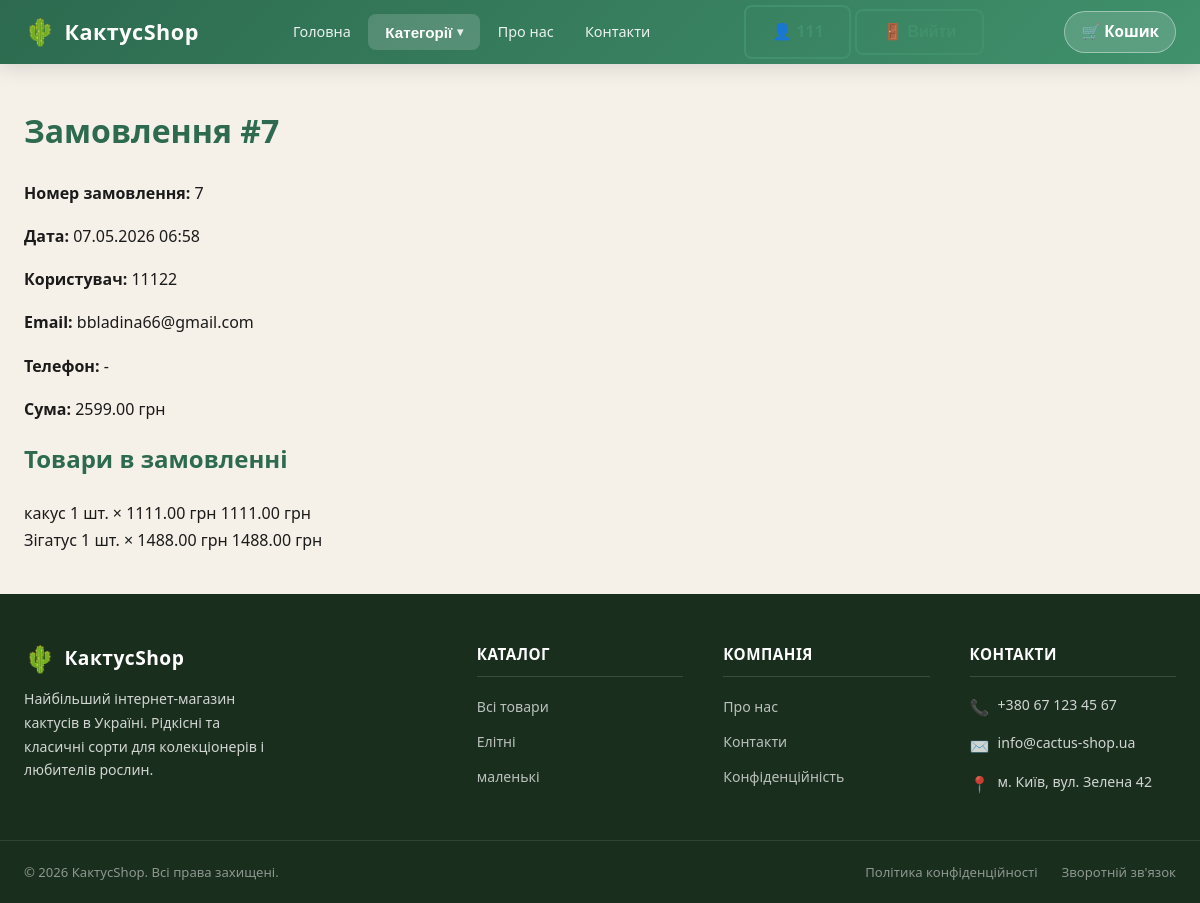
Before: /staff/orders/7/ (signed in) with the older database file.
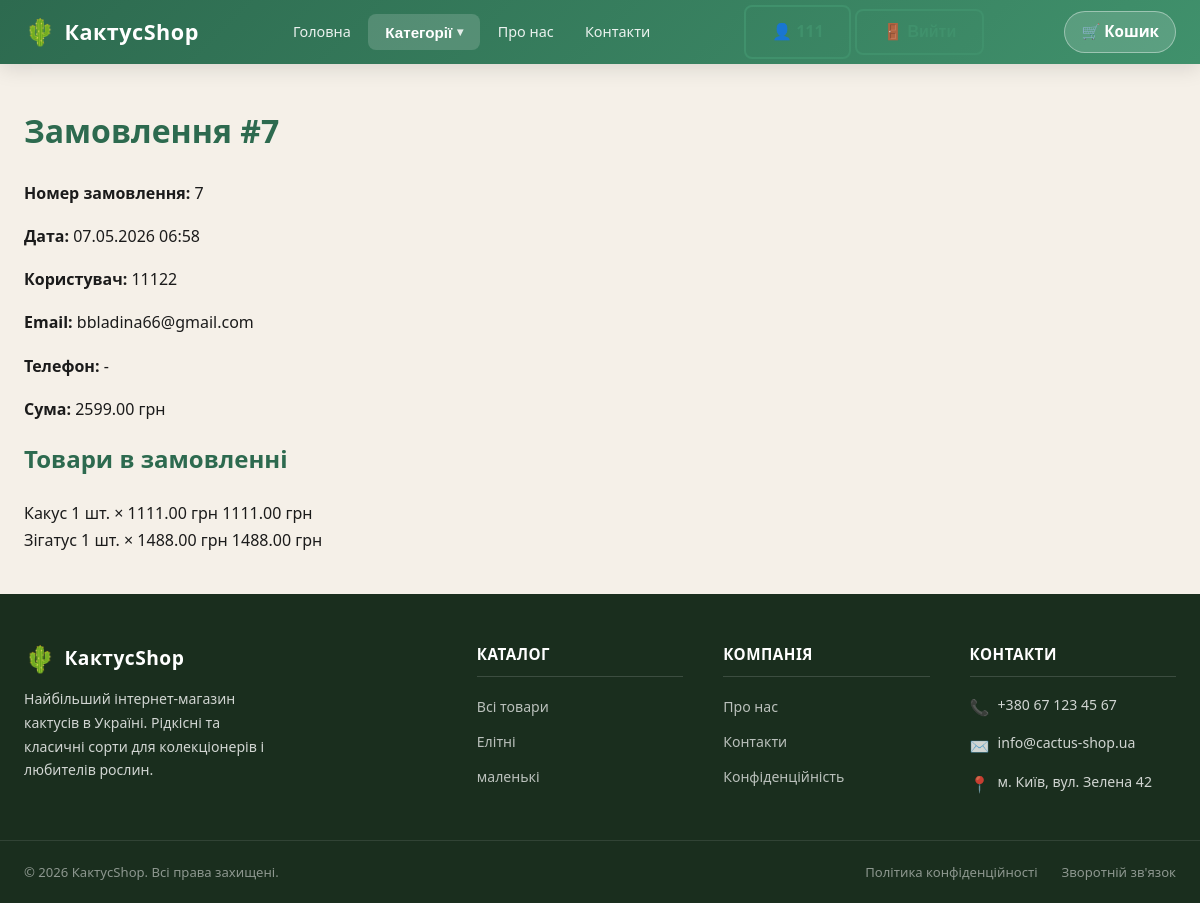
After: the same page with the newer database file.
### shop/models.py (models this page shows, shortened)
class OrderItem(models.Model):
    order = models.ForeignKey(Order, on_delete=models.CASCADE, related_name='items', verbose_name='Замовлення')
    product = models.ForeignKey(Product, on_delete=models.CASCADE, verbose_name='Товар')
    quantity = models.PositiveIntegerField('Кількість', default=1)
    price = models.DecimalField('Ціна', max_digits=10, decimal_places=2)
    class Meta:
        verbose_name = 'Позиція замовлення'
        verbose_name_plural = 'Позиції замовлення'
    def get_subtotal(self):
        return self.price * self.quantity

class Product(models.Model):
    category = models.ForeignKey(
        Category,
        on_delete=models.CASCADE,
        related_name='products',
        verbose_name='Категорія'
    )
    name = models.CharField('Назва товару', max_length=150)
    slug = models.SlugField('Слаг', unique=True)
    price = models.DecimalField('Ціна', max_digits=10, decimal_places=2)
    stock = models.PositiveIntegerField('Кількість на складі', default=0)
    description = models.TextField(
        'Опис товару',
        blank=True,
        validators=[MaxLengthValidator(2000)],
    )
    image_url = models.URLField('Фото URL', blank=True)
    image = models.ImageField('Фото товару', upload_to='products/', blank=True, null=True)
    available = models.BooleanField('В наявності', default=True)
    created_at = models.DateTimeField(auto_now_add=True)
    updated_at = models.DateTimeField(auto_now=True)
    class Meta:
        verbose_name = 'Товар'
        verbose_name_plural = 'Товари'

### shop/views.py (the view)
# urls.py: path('staff/orders/<int:order_id>/', views.admin_order_detail, name='admin_order_detail'),
@login_required
def admin_order_detail(request, order_id):
    if not request.user.is_superuser:
        return HttpResponseForbidden()
    categories = Category.objects.all()
    order = get_object_or_404(Order, pk=order_id, is_completed=True)
    customer = order.user and Customer.objects.filter(email=order.user.email).first()
    return render(request, 'shop/order_detail.html', {
        'categories': categories,
        'order': order,
        'customer': customer,
        'title': f'Замовлення #{order.pk}',
    })

### shop/context_processors.py (called while the page is built)
def cart_info(request):
    cart_count = 0
    try:
        if request.session.session_key:
            order = Order.objects.filter(
                session_key=request.session.session_key,
                is_completed=False
            ).prefetch_related('items').first()
            if order:
                cart_count = order.get_total_items()
    except Exception:
        pass
    return {'cart_count': cart_count}

### shop/models.py (called while the page is built)
    def get_total(self):
        return sum(item.get_subtotal() for item in self.items.all())

    def get_customer_phone(self):
        if self.user and self.user.email:
            customer = Customer.objects.filter(email=self.user.email).first()
            return customer.phone if customer else ''
        return ''

### shop/templates/shop/order_detail.html (shortened to what this page needs)
{% extends 'shop/base.html' %}
{% block content %}
<div class="admin-order-detail-page">
    <h1>{{ title }}</h1>
    <div class="order-detail-card">
        <div class="order-meta">
            <p><strong>Номер замовлення:</strong> {{ order.pk }}</p>
            <p><strong>Дата:</strong> {{ order.created_at|date:'d.m.Y H:i' }}</p>
            {% if order.user %}
                <p><strong>Користувач:</strong> {{ order.user.username }}</p>
                <p><strong>Email:</strong> {{ order.user.email }}</p>
            {% else %}
                <p><strong>Користувач:</strong> Гість</p>
                <p><strong>Email:</strong> -</p>
            {% endif %}
            {% if customer and customer.phone %}
                <p><strong>Телефон:</strong> {{ customer.phone }}</p>
            {% else %}
                <p><strong>Телефон:</strong> {{ order.get_customer_phone|default:'-' }}</p>
            {% endif %}
            <p><strong>Сума:</strong> {{ order.get_total }} грн</p>
        </div>
        <h2>Товари в замовленні</h2>
        <div class="order-items">
            {% for item in order.items.all %}
            <div class="order-item">
                <span>{{ item.product.name }}</span>
                <span>{{ item.quantity }} шт. × {{ item.price }} грн</span>
                <span>{{ item.get_subtotal }} грн</span>
            </div>
            {% endfor %}
        </div>
    </div>
</div>
{% endblock %}

Changed rows visible on the page:
changed through a linked row, OrderItem: product.name "какус" → "Какус"
